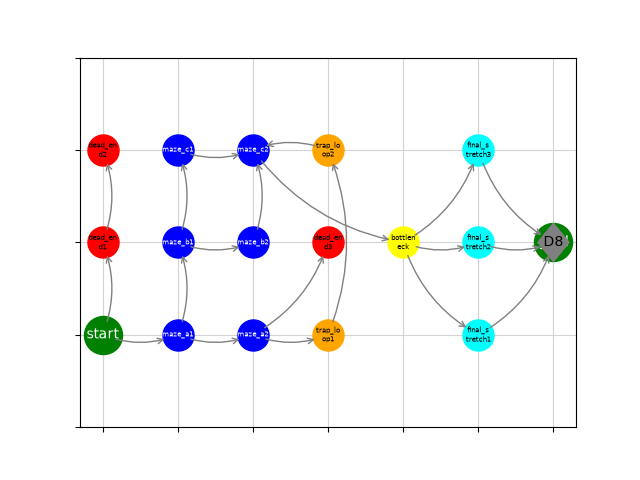

The Python source for this figure:
from __future__ import annotations
from typing import cast, Callable
from parser import DataDict, Hub, Keys
import time
import textwrap
import matplotlib.pyplot as plt
from matplotlib.axes import Axes
from matplotlib.text import Text
from matplotlib.ticker import MultipleLocator
from matplotlib.patches import Polygon


class Connection():
    """
    Creates a connection between 2 nodes with a capacity
    Used to make connection capacity and visualisation of the drone
    on the connection easier to parse and understand.
    """
    def __init__(self, connect1: Node, connect2: Node, capacity: int) -> None:
        """
        Sets the name of the connection to be the 2 nodes names combined
        and sets the capacity of the connection to be the capacity given
        """
        self.name = connect1.name + "-" + connect2.name
        self.connect1 = connect1.name
        self.connect2 = connect2.name
        self.capacity = capacity
        self.calculate_coords(connect1, connect2)

    def calculate_coords(self, connect1: Node, connect2: Node) -> None:
        """
        Calculates the coords of the connection to be the average of
        the 2 nodes coords, returning a tuple of x, y
        """
        x = (connect1.coords[0] + connect2.coords[0]) / 2
        y = (connect1.coords[1] + connect2.coords[1]) / 2
        self.coords = (x, y)


class Node():
    """
    Creates a node with a name, type, coords, zone, colour, capacity,
    connection and children.
    """
    def __init__(self, name: str, hub_type: str, data: Hub) -> None:
        """
        Initialises node with these following variables.
        """
        self.name: str = name
        self.type: str = hub_type
        self.coords: tuple[int, int] = data["coords"]
        self.zone: str = "normal"
        if "metadata" in data.keys() and "zone" in data["metadata"]:
            self.zone = cast(str, data["metadata"]["zone"])
        self.colour: (None | str) = None
        if "metadata" in data.keys() and "color" in data["metadata"]:
            self.colour = cast(str, data["metadata"]["color"])
        self.capacity: int = 500
        if "metadata" in data.keys() and "max_drones" in data["metadata"]:
            self.capacity = cast(int, data["metadata"]["max_drones"])
        self.old_connection = data["connection"]
        self.connection: list[Connection] = []
        self.children: list[Node] = []

    def connection_converter(self, find: Callable) -> None:
        """
        Converts the old connection dictionary to a list of Connection objects
        """
        for node1, node2 in self.old_connection.keys():
            new_connect = Connection(find(node1), find(node2),
                                     self.old_connection[(node1, node2)])
            self.connection.append(new_connect)


class Grid():
    """
    A class that creates a grid of nodes from the parsed data
    aswell as keeping track of the start, end, hub nodes,
    and the number of drones.
    """
    def __init__(self, data: DataDict) -> None:
        """
        Creates an empty grid within row and columns limits
        and appends new default nodes to a list.
        """
        self.grid: list[Node] = []
        self.start: Node
        self.end: Node
        self.create_grid(data)
        self.drones = data["nb_drones"]

    def create_grid(self, data: DataDict) -> None:
        """
        Creates a grid of nodes from the parsed data
        """
        start = data[Keys.START_HUB.value]
        end = data[Keys.END_HUB.value]
        all_hubs = start | end | data[Keys.HUB.value]
        for name, hub in sorted(all_hubs.items(), key=lambda item:
                                (-item[1]["coords"][1],
                                 item[1]["coords"][0])):
            if name in start:
                hub_type = "start_hub"
                new_node = self.start = Node(name, hub_type, hub)
            elif name in end:
                hub_type = "end_hub"
                new_node = self.end = Node(name, hub_type, hub)
            else:
                hub_type = "hub"
                new_node = Node(name, hub_type, hub)
            self.grid.append(new_node)
        for node in self.grid:
            node.connection_converter(self.find_node)
        self.add_child_parent_nodes()

    def find_node(self, name: str) -> Node:
        """
        Finds node and returns node from grids
        """
        for node in self.grid:
            if node.name == name:
                return node
        raise ValueError("Error: Could not find node")

    def add_child_parent_nodes(self) -> None:
        """
        Finds the nodes and adds them to a list called children
        to that current node, cycles through all nodes that can be found
        from start
        """
        completed: list[Node] = []
        queue: list[Node] = []
        queue.append(self.start)
        while queue:
            curr_node = queue[0]
            for connection in curr_node.connection:
                if connection.connect1 != curr_node.name:
                    target_node = self.find_node(connection.connect1)
                else:
                    target_node = self.find_node(connection.connect2)
                curr_node.children.append(target_node)
                if target_node not in completed:
                    queue.append(target_node)
            queue.remove(curr_node)
            completed.append(curr_node)


class GridVisualiser():
    """
    A class that visualises the grid of nodes and connections
    using matplotlib, and saves the visualisation as an image.
    """
    def __init__(self, layout: Grid) -> None:
        """
        Sets variables needed to create the visualiser
        """
        self.grid = layout.grid
        self.start = layout.start
        self.end = layout.end
        self.find_node = layout.find_node
        self.drones = layout.drones
        self.create_boundaries()

    def create_boundaries(self) -> None:
        """
        Creates boundaries for the graph
        """
        self.xlims = (min(map(lambda node: node.coords[0], self.grid)),
                      max(map(lambda node: node.coords[0], self.grid)))
        self.ylims = (min(map(lambda node: node.coords[1], self.grid)),
                      max(map(lambda node: node.coords[1], self.grid)))
        x_scale: int = 2
        y_scale: int = 1
        set_x: int = 1
        set_y: int = 1
        diff_x = self.xlims[1] - self.xlims[0]
        diff_y = self.ylims[1] - self.ylims[0]
        if diff_x >= 15:
            x_scale = diff_x
            set_x = round(diff_x / 10) * 5
        elif diff_x > 5:
            x_scale = 10
            set_x = 3
        if diff_y >= 15:
            y_scale = diff_y
            set_y = round(diff_y / 10) * 5
        elif diff_y > 5:
            y_scale = 10
            set_y = 3
        self.scale: list[int] = [x_scale, y_scale, set_x, set_y]

    def scaled(self, coords: tuple[int, int]) -> tuple[int, int]:
        """
        Scales the coords so that it looks ok
        """
        return (coords[0] * self.scale[0], coords[1] * self.scale[1])

    def draw_arrow(self, node1: Node, node2: Node) -> None:
        """
        draws the arrow appropriate to the scale between 2 nodes
        """
        start, end = map(self.scaled, [node1.coords, node2.coords])
        shrink: int = 20
        if self.scale[0] > 15:
            shrink = 5
        elif self.scale[0] > 5:
            shrink = 10
        plt.annotate("", xy=end, xytext=start,
                     arrowprops=dict(arrowstyle="->", shrinkA=shrink,
                                     shrinkB=shrink, color="grey",
                                     connectionstyle="arc3,rad=0.2"))

    def connections(self) -> None:
        """
        Goes through each node mapping out their parent connections
        """
        visited: list[Node] = [self.start, self.end]
        queue: list[Node] = []
        for connect in self.start.connection:
            child = self.find_node(connect.connect2)
            self.draw_arrow(self.start, child)
            queue.append(child)
            visited.append(child)
        while len(queue) > 0:
            current = queue[0]
            for relation_hubs in current.connection:
                next_hub = self.find_node(relation_hubs.connect2)
                if next_hub == current:
                    continue
                self.draw_arrow(current, next_hub)
                if next_hub not in queue and next_hub not in visited:
                    queue.append(next_hub)
            queue.remove(current)
            visited.append(current)
        plt.savefig("visualiser.png")

    def visualise_layout(self) -> tuple[Axes, list[int]]:
        """
        prints the layout using terminal ascii
        """
        _, axes = plt.subplots()
        scaler = self.scale
        axes.set_xlim((self.xlims[0] * scaler[0]) - scaler[2],
                      (self.xlims[1] * scaler[0]) + scaler[2])
        axes.set_ylim((self.ylims[0] * scaler[1]) - scaler[3],
                      (self.ylims[1] * scaler[1]) + scaler[3])
        axes.set_xticklabels([])
        axes.set_yticklabels([])
        axes.set_axisbelow(True)
        plt.grid(True, color="lightgrey")
        axes.xaxis.set_major_locator(MultipleLocator(scaler[0]))
        axes.yaxis.set_major_locator(MultipleLocator(scaler[1]))
        for node in self.grid:
            font_colour = "white"
            x, y = self.scaled(node.coords)
            size: float = 1500
            fsize: float = 10
            if self.scale[0] >= 15:
                size = 200
                fsize = 2
            elif self.scale[0] > 5:
                size = 500
                fsize = 5
            if node.type == "start_hub" or node.type == "end_hub":
                size = size * 1.5
                fsize = fsize * 2
            if node.colour != "rainbow":
                axes.scatter(x, y, color=node.colour, s=size)
            else:
                cmap = plt.get_cmap("rainbow")
                axes.scatter(x, y, color=cmap(1), s=size)
            black_font = ["yellow", "cyan", "orange", "red"]
            if node.colour in black_font:
                font_colour = "black"
            wrap_name = "\n".join(textwrap.wrap(node.name, width=7))
            axes.text(x, y, wrap_name, ha="center", va="center",
                      color=font_colour, fontsize=fsize)
            plt.savefig("visualiser.png")
            time.sleep(0.3)
        self.connections()
        return axes, self.scale


class DroneVisualiser():
    """
    A class that visualises the drones moving through the
    grid of nodes and connections
    using matplotlib, and saves the visualisation as an image.
    """
    def __init__(self, layout: Grid, axes: Axes, scale: list[int]) -> None:
        """
        Sets variables needed to create the visualiser
        imports pathfinding to avoid circular import issues
        and creates a turnorder generator to get the timeline of
        drones at each turn.
        """
        from pathfinding import Pathfinding
        self.turnorder_gen = Pathfinding(layout).turn_generator()
        self.nb_drones = layout.drones
        self.axes = axes
        self.scale = scale
        self.start_x = layout.start.coords[0] * scale[0]
        self.start_y = layout.start.coords[1] * scale[1]
        self.time = 1

    def update_drone_coords(self, coords: tuple[int, int] | tuple[float, float]
                            ) -> list[tuple[float, float]]:
        """
        Takes in the drone coords and adding the padding
        to create a diamond shape to be used to visualise the drone
        on the grid.
        Returns a list of tuples of the diamond shape coords
        to be used to create a Polygon object.
        """
        x = coords[0] * self.scale[0]
        y = coords[1] * self.scale[1]
        size_x = size_y = 0.2
        if self.scale[0] >= 10:
            size_x = 2
        if self.scale[0] >= 15:
            size_x = 5
        diamond = [(x, y + size_y),
                   (x + size_x, y),
                   (x, y - size_y),
                   (x - size_x, y)]
        return diamond

    def create_drones(self) -> None:
        """
        Creates the drones on the grid at the start hub coords
        and saves the visualisation as an image.
        """
        starting_drone = self.update_drone_coords((self.start_x,
                                                   self.start_y))
        self.drones: list[tuple[Polygon, Text]] = []
        for drone in range(0, self.nb_drones):
            template_drone = Polygon(starting_drone, color="grey",
                                     zorder=(10 + drone))
            self.axes.add_patch(template_drone)
            label = self.axes.text(self.start_x, self.start_y,
                                   "D" + str(drone + 1), ha="center",
                                   va="center", zorder=(11 + drone))
            self.drones.append((template_drone, label))
        plt.savefig("visualiser.png")
        time.sleep(self.time)

    def move_drone(self, drone_stats: tuple[Polygon, Text],
                   node: Node | Connection) -> None:
        """
        Moves the drone to the new node coords and updates the label
        so that the label moves with the drone,
        saves the visualisation as an image.
        """
        drone, label = drone_stats
        scaled_coords = (node.coords[0] * self.scale[0],
                         node.coords[1] * self.scale[1])
        print(f"{label.get_text()}-{node.name} ", end="")
        drone.set_xy(self.update_drone_coords(node.coords))
        label.set_position(scaled_coords)
        plt.savefig("visualiser.png")

    def visualise(self) -> None:
        """
        This is the main visualisation function that creates the drones
        and moves them through the grid of nodes and connections according
        to the timeline generated by the turnorder generator.
        It moves each drone to the next node or connection for each turn,
        and saves the visualisation as an image after each move.
        """
        self.create_drones()
        while True:
            any_moved = False
            try:
                incoming_drone = next(self.turnorder_gen)
                for drone, node in incoming_drone:
                    any_moved = True
                    self.move_drone(self.drones[drone - 1], node)
                    time.sleep(0.5)
                if any_moved is True:
                    print()
                time.sleep(self.time)
            except StopIteration:
                break
